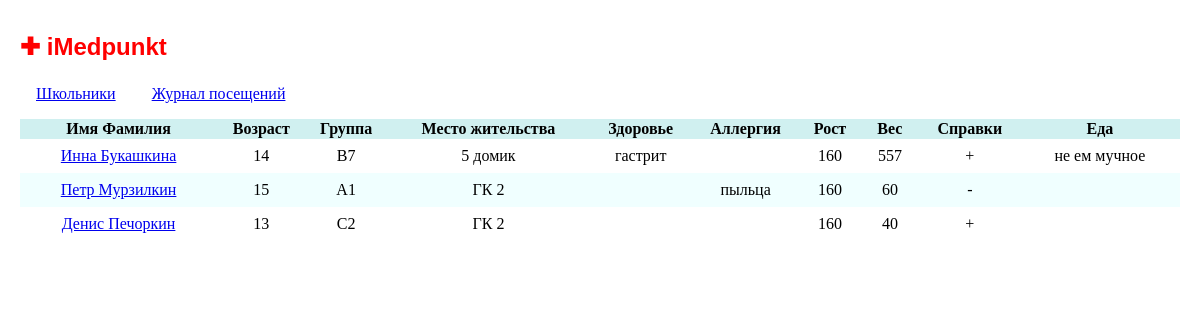
/student_list, run on an earlier commit of the app's database.
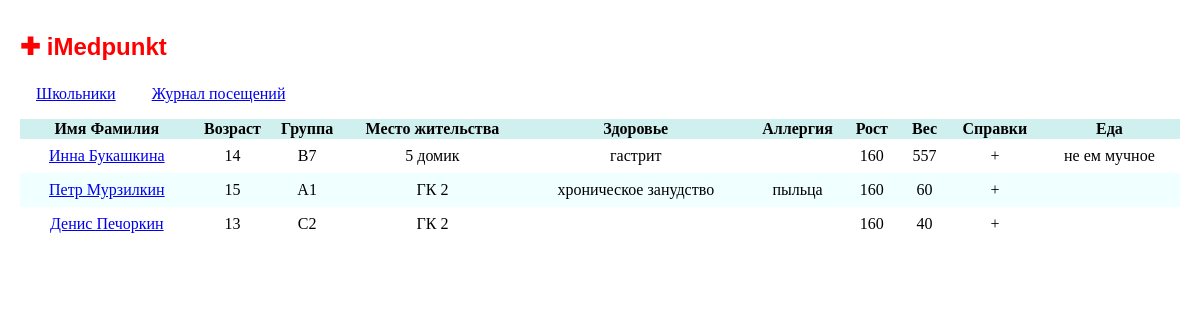
And on a later commit of the database.
### iMedpunkt/models.py (models this page shows, shortened)
class Student(models.Model):
    first_name = models.CharField(max_length=50, default='#')
    patronymic = models.CharField(max_length=50, default='#')
    last_name = models.CharField(max_length=50, default='#')
    birth_date = models.DateField()
    sex = models.CharField(max_length=1, default="?")
    group = models.CharField(max_length=50, default='#')
    home = models.CharField(max_length=50, default='#')
    height = models.IntegerField(default=0)
    weight = models.IntegerField(default=0)
    health = models.CharField(max_length=100, default='#')
    allergy = models.CharField(max_length=100, default='#')
    food = models.CharField(max_length=100, default='#')
    bolel = models.BooleanField(default=False)
    cert1 = models.BooleanField(default=False)
    cert2 = models.BooleanField(default=False)
    def __str__(self):
        return self.first_name + " " + self.last_name
    def age(self):
        return (date.today() - self.birth_date).days // 365
    def certificates(self):
        if self.cert1 and self.cert2:
            return '+'
        return '-'

### iMedpunkt/views.py (the view)
# urls.py: url(r'^student_list$', student_list, name='student_list'),
def student_list(request):
    students = list(Student.objects.order_by("first_name"))
    template = loader.get_template('students_list.html')
    students.sort(key=lambda x: x.last_name)
    context = RequestContext(request, {
        'students': students
    })
    return HttpResponse(template.render(context))

### iMedpunkt/templates/students_list.html
{% extends "base.html" %}
{% block content %}
<table class="student">
    <tr class="student_head">
        <th>
            Имя Фамилия
        </th>
        <th>
            Возраст
        </th>
        <th>
            Группа
        </th>
        <th>
            Место жительства
        </th>
        <th>
            Здоровье
        </th>
        <th>
            Аллергия
        </th>
        <th>
            Рост
        </th>
        <th>
            Вес
        </th>
        <th>
            Справки
        </th>
        <th>
            Еда
        </th>
    </tr>
    {% for stud in students %}
    <tr class="student">
        <td class="student">
            <a href={% url 'student' stud.id %}> {{ stud }} </a>
        </td>
        <td class="student">
            {{ stud.age }}
        </td>
        <td class="student">
            {{ stud.group }}
        </td>
        <td class="student">
            {{ stud.home }}
        </td>
        <td class="student">
            {{ stud.health }}
        </td>
        <td class="student">
            {{ stud.allergy }}
        </td>
        <td class="student">
            {{ stud.height }}
        </td>
        <td class="student">
            {{ stud.weight }}
        </td>
        <td class="student">
            {{ stud.certificates }}
        </td>
        <td class="student">
            {{ stud.food }}
        </td>
    </tr>
    {% endfor %}
</table>
{% endblock %}

What changed in the data, as far as the page shows it:
changed Student "Петр Мурзилкин": health (not shown) → "хроническое занудство"; certificates "-" → "+"
